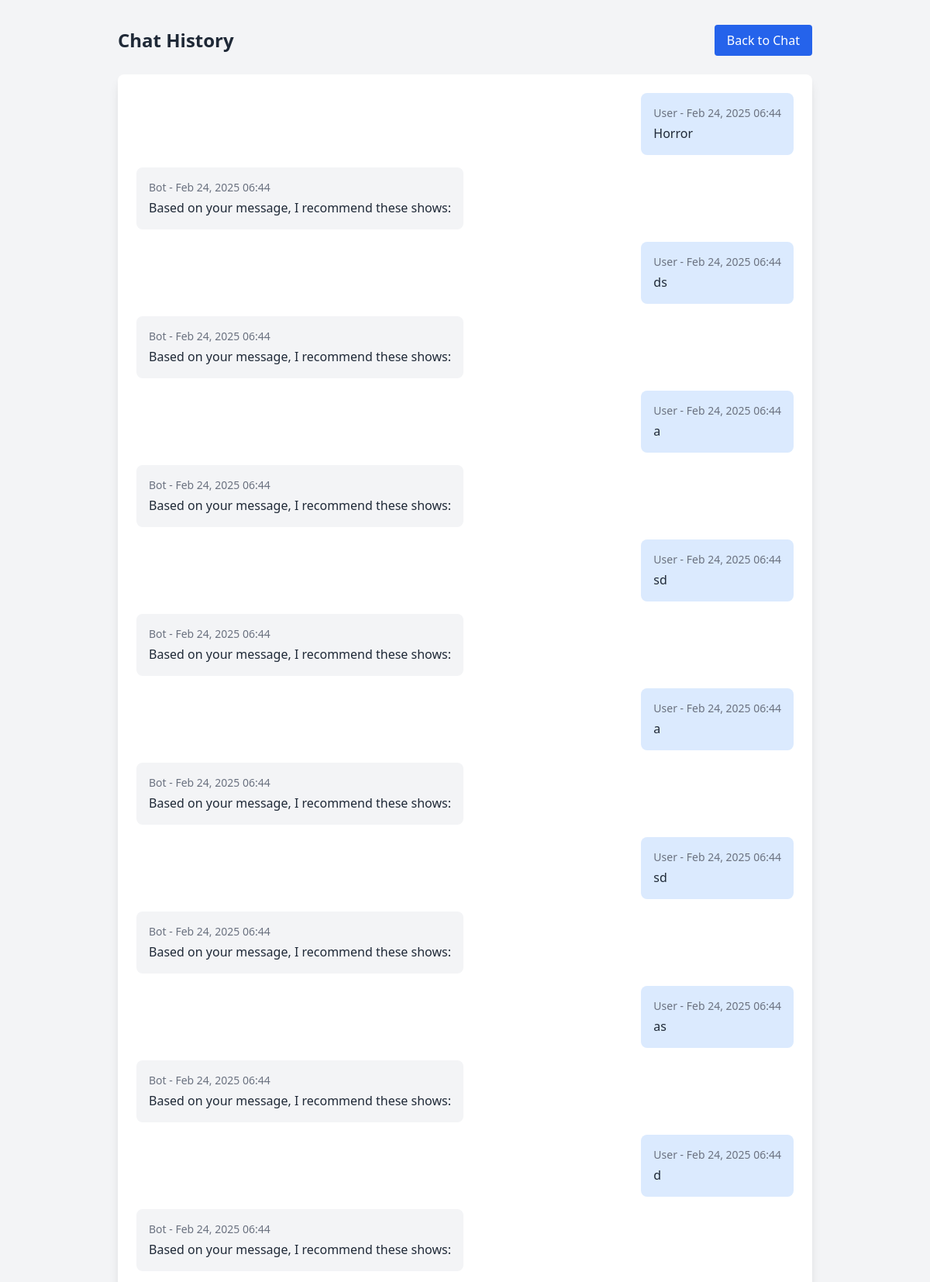
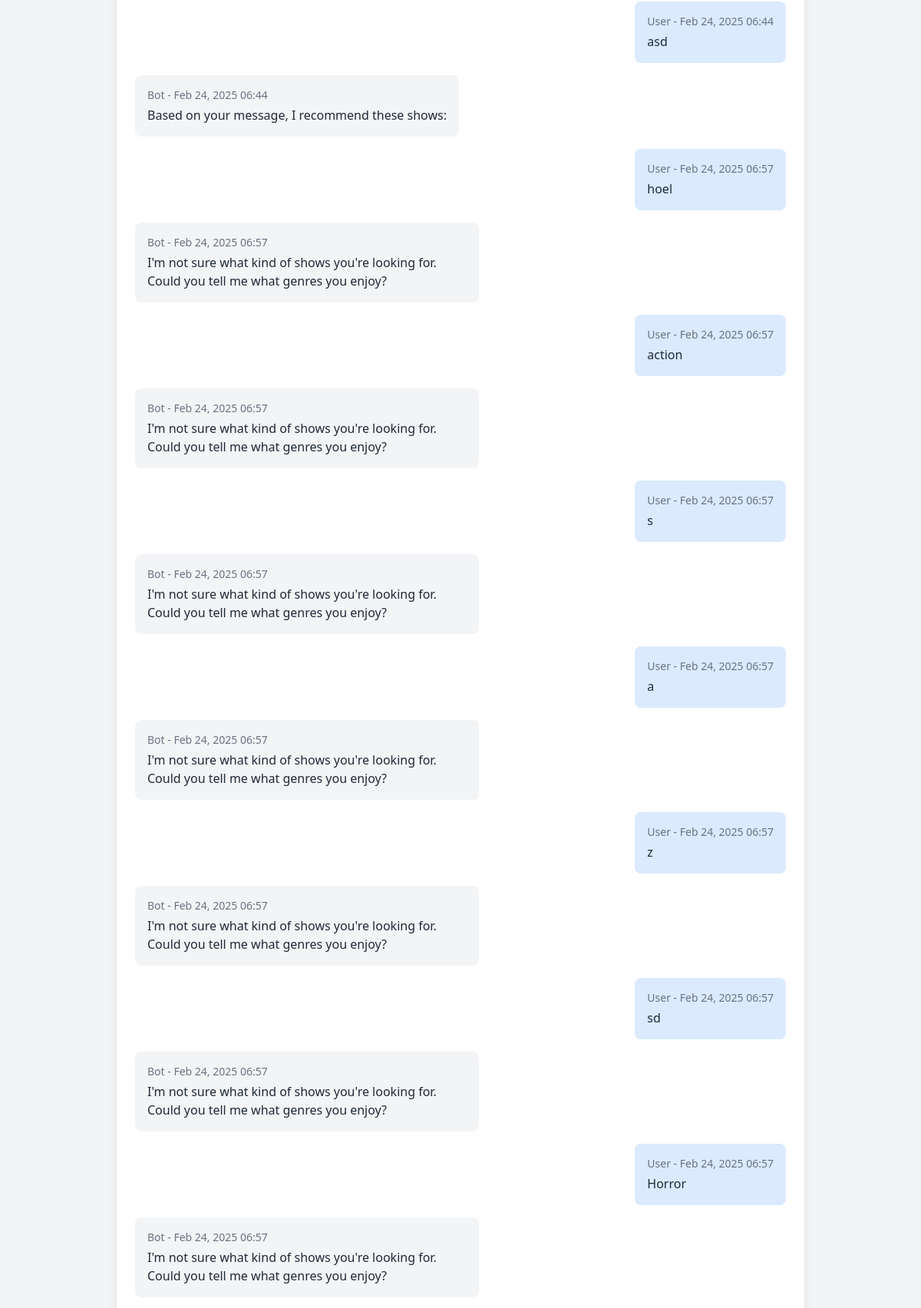
The page /history/ (upper part) on the database its author committed (2 pictures, top to bottom).
### chatbot/models.py (models this page shows, shortened)
class ChatMessage(models.Model):
    message = models.TextField()
    timestamp = models.DateTimeField(auto_now_add=True)
    is_bot = models.BooleanField(default=False)

### chatbot/views.py (the view)
# urls.py: path('history/', views.chat_history, name='chat_history'),
def chat_history(request):
    messages = ChatMessage.objects.all().order_by('timestamp')
    return render(request, 'chatbot/history.html', {'messages': messages})

### chatbot/templates/chatbot/history.html (shortened to what this page needs)
{% load static %}
<!DOCTYPE html>
<html lang="en">
<head>
    <link href="https://cdn.jsdelivr.net/npm/tailwindcss@2.2.19/dist/tailwind.min.css" rel="stylesheet">
</head>
<body class="bg-gray-100">
    <div class="container mx-auto px-4 py-8">
        <div class="max-w-4xl mx-auto">
            <div class="flex justify-between items-center mb-6">
                <h1 class="text-2xl font-bold text-gray-800">Chat History</h1>
                <a href="{% url 'chatbot:index' %}" class="bg-blue-600 text-white px-4 py-2 rounded hover:bg-blue-700">Back to Chat</a>
            </div>
            <div class="bg-white rounded-lg shadow-lg overflow-hidden">
                <div class="p-6">
                    {% if messages %}
                        <div class="space-y-4">
                            {% for message in messages %}
                                <div class="flex {% if message.is_bot %}justify-start{% else %}justify-end{% endif %}">
                                    <div class="{% if message.is_bot %}bg-gray-100 rounded-lg p-4 max-w-md{% else %}bg-blue-100 rounded-lg p-4 max-w-md{% endif %}">
                                        <div class="text-sm text-gray-500 mb-1">
                                            {% if message.is_bot %}Bot{% else %}User{% endif %} - {{ message.timestamp|date:"M d, Y H:i" }}
                                        </div>
                                        <p class="text-gray-800">{{ message.message }}</p>
                                    </div>
                                </div>
                            {% endfor %}
                        </div>
                    {% else %}
                        <p class="text-gray-600 text-center py-10">No chat history found.</p>
                    {% endif %}
                </div>
            </div>
        </div>
    </div>
</body>
</html>

### rows shown on the page
ChatMessage: is_bot "User", timestamp "Feb 24, 2025 06:44", message "Horror"
ChatMessage: is_bot "Bot", timestamp "Feb 24, 2025 06:44", message "Based on your message, I recommend these shows:"
ChatMessage: is_bot "User", timestamp "Feb 24, 2025 06:44", message "ds"
ChatMessage: is_bot "Bot", timestamp "Feb 24, 2025 06:44", message "Based on your message, I recommend these shows:"
ChatMessage: is_bot "User", timestamp "Feb 24, 2025 06:44", message "a"
ChatMessage: is_bot "Bot", timestamp "Feb 24, 2025 06:44", message "Based on your message, I recommend these shows:"
ChatMessage: is_bot "User", timestamp "Feb 24, 2025 06:44", message "sd"
ChatMessage: is_bot "Bot", timestamp "Feb 24, 2025 06:44", message "Based on your message, I recommend these shows:"
ChatMessage: is_bot "User", timestamp "Feb 24, 2025 06:44", message "a"
ChatMessage: is_bot "Bot", timestamp "Feb 24, 2025 06:44", message "Based on your message, I recommend these shows:"
ChatMessage: is_bot "User", timestamp "Feb 24, 2025 06:44", message "sd"
ChatMessage: is_bot "Bot", timestamp "Feb 24, 2025 06:44", message "Based on your message, I recommend these shows:"
ChatMessage: is_bot "User", timestamp "Feb 24, 2025 06:44", message "as"
ChatMessage: is_bot "Bot", timestamp "Feb 24, 2025 06:44", message "Based on your message, I recommend these shows:"
ChatMessage: is_bot "User", timestamp "Feb 24, 2025 06:44", message "d"
ChatMessage: is_bot "Bot", timestamp "Feb 24, 2025 06:44", message "Based on your message, I recommend these shows:"
ChatMessage: is_bot "User", timestamp "Feb 24, 2025 06:44", message "asd"
ChatMessage: is_bot "Bot", timestamp "Feb 24, 2025 06:44", message "Based on your message, I recommend these shows:"
ChatMessage: is_bot "User", timestamp "Feb 24, 2025 06:57", message "hoel"
ChatMessage: is_bot "Bot", timestamp "Feb 24, 2025 06:57", message "I'm not sure what kind of shows you're looking for. Could you tell me what genres you enjoy?"
ChatMessage: is_bot "User", timestamp "Feb 24, 2025 06:57", message "action"
ChatMessage: is_bot "Bot", timestamp "Feb 24, 2025 06:57", message "I'm not sure what kind of shows you're looking for. Could you tell me what genres you enjoy?"
ChatMessage: is_bot "User", timestamp "Feb 24, 2025 06:57", message "s"
ChatMessage: is_bot "Bot", timestamp "Feb 24, 2025 06:57", message "I'm not sure what kind of shows you're looking for. Could you tell me what genres you enjoy?"
ChatMessage: is_bot "User", timestamp "Feb 24, 2025 06:57", message "a"
ChatMessage: is_bot "Bot", timestamp "Feb 24, 2025 06:57", message "I'm not sure what kind of shows you're looking for. Could you tell me what genres you enjoy?"
ChatMessage: is_bot "User", timestamp "Feb 24, 2025 06:57", message "z"
ChatMessage: is_bot "Bot", timestamp "Feb 24, 2025 06:57", message "I'm not sure what kind of shows you're looking for. Could you tell me what genres you enjoy?"
ChatMessage: is_bot "User", timestamp "Feb 24, 2025 06:57", message "sd"
ChatMessage: is_bot "Bot", timestamp "Feb 24, 2025 06:57", message "I'm not sure what kind of shows you're looking for. Could you tell me what genres you enjoy?"
ChatMessage: is_bot "User", timestamp "Feb 24, 2025 06:57", message "Horror"
ChatMessage: is_bot "Bot", timestamp "Feb 24, 2025 06:57", message "I'm not sure what kind of shows you're looking for. Could you tell me what genres you enjoy?"
